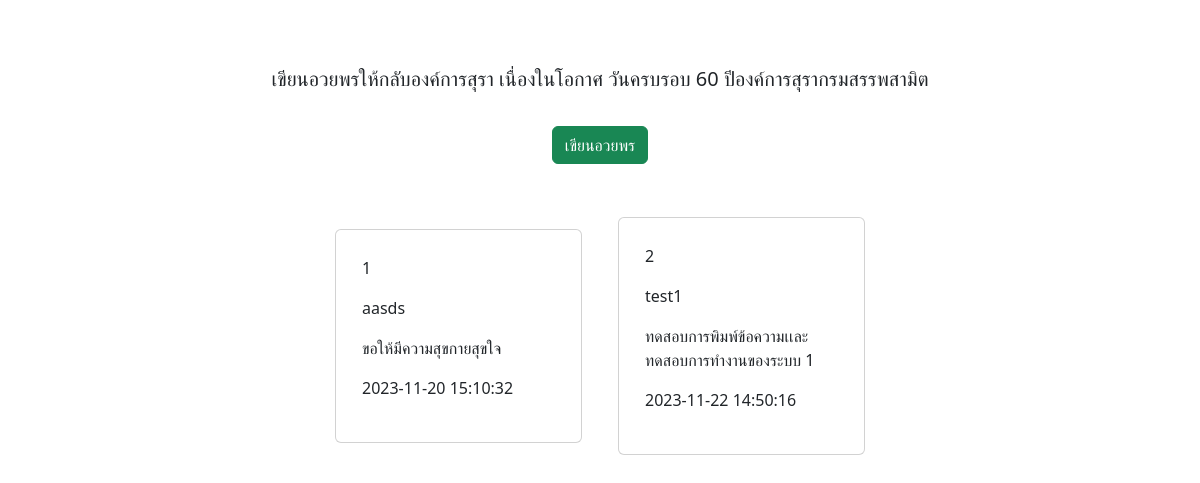
Before: / with the older database file.
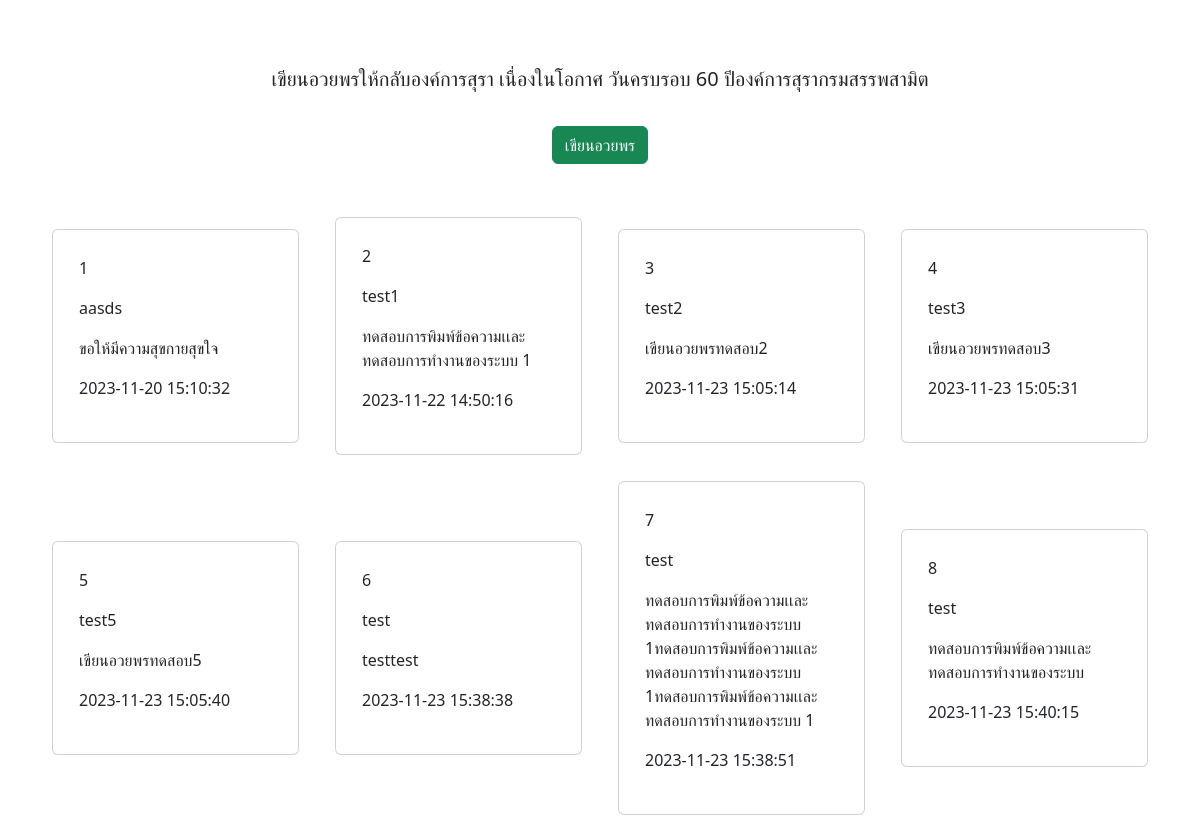
After: the same page with the newer database file.
### tables this page shows
CREATE TABLE tbl_wish (
                    id INTEGER PRIMARY KEY AUTOINCREMENT, 
                    fullname VARCHAR(100), 
                    wish VARCHAR(255), 
                    created DATETIME DEFAULT CURRENT_TIMESTAMP 
                );

### app/views.py (the view)
@app.route('/', methods=['GET'])
def home():
    try:
        database = Models()
        query = database.Select_Data()
        return render_template('page/index.html', data=query['data'])
    except Exception as ex:
        return f'error {ex}'

### app/models.py (called while the page is built, shortened)
    def GenerateConect(self):
        connect = sqlite3.connect(self.db)
        return connect

    def migation_table(self) :
        connect = self.GenerateConect()
        cursor = connect.cursor()
        query = cursor.execute('SELECT name FROM sqlite_master WHERE type="table" and name="tbl_wish"').fetchall()

    def Select_Data(self) -> dict:
        try:
            connect = self.GenerateConect()
            cursor = connect.cursor()
            query = cursor.execute('SELECT * FROM tbl_wish ').fetchall()
            datas = []
            for data in query:
                row = {
                    'id': data[0],
                    'fullname': data[1],
                    'wish': data[2],
                    'time': data[3]
                }
                datas.append(row)
            return {'data':datas}
        except Exception as e:
            return {'error' : e}

### app/templates/page/index.html (shortened to what this page needs)
<!DOCTYPE html>
<html lang="en">
<head>
    <link href="https://cdn.jsdelivr.net/npm/bootstrap@5.3.2/dist/css/bootstrap.min.css" rel="stylesheet">
    <link rel="stylesheet" href="{{url_for('static', filename='index/index.css')}}">
</head>
<body>
    <div class="container mt-5">
        <div class="title text-center">
            <p class="fs-5 p-3">เขียนอวยพรให้กลับองค์การสุรา เนื่องในโอกาศ วันครบรอบ 60 ปีองค์การสุรากรมสรรพสามิต</p>
        </div>
        <div class="btn-add text-center mb-5">
            <button class="btn btn-success" onclick="AddClick()">เขียนอวยพร</button>
        </div>
        <div class="row row-cols-2 row-cols-lg-5 g-2 g-lg-3 d-flex justify-content-center align-items-center">
            {% for item in data %}
                <div class="col-lg-3 col-12">
                    <div class="card">
                        <div class="card-body">
                            <p> {{item.id}} </p>
                            <p> {{item.fullname}} </p>
                            <p> {{item.wish}} </p>
                            <p> {{item.time}} </p>
                        </div>
                    </div>
                </div>
            {% endfor %}
        </div>
    </div>
</body>
</html>

### app/static/index/index.css (style rules this page uses)
.card { margin: 5px 10px; padding: 10px 10px; }

Changed rows visible on the page:
added tbl_wish: id "3", fullname "test2", wish "เขียนอวยพรทดสอบ2", time "2023-11-23 15:05:14"
added tbl_wish: id "4", fullname "test3", wish "เขียนอวยพรทดสอบ3", time "2023-11-23 15:05:31"
added tbl_wish: id "5", fullname "test5", wish "เขียนอวยพรทดสอบ5", time "2023-11-23 15:05:40"
added tbl_wish: id "6", fullname "test", wish "testtest", time "2023-11-23 15:38:38"
added tbl_wish: id "7", fullname "test", wish "ทดสอบการพิมพ์ข้อความเเละทดสอบการทำงานของระบบ 1ทดสอบการพิมพ์ข้อความเเละทดสอบการทำงานของระบบ 1ทดสอบการพิมพ์ข้อความเเละทดสอบการทำงานของระบบ 1", time "2023-11-23 15:38:51"
added tbl_wish: id "8", fullname "test", wish "ทดสอบการพิมพ์ข้อความเเละทดสอบการทำงานของระบบ", time "2023-11-23 15:40:15"
